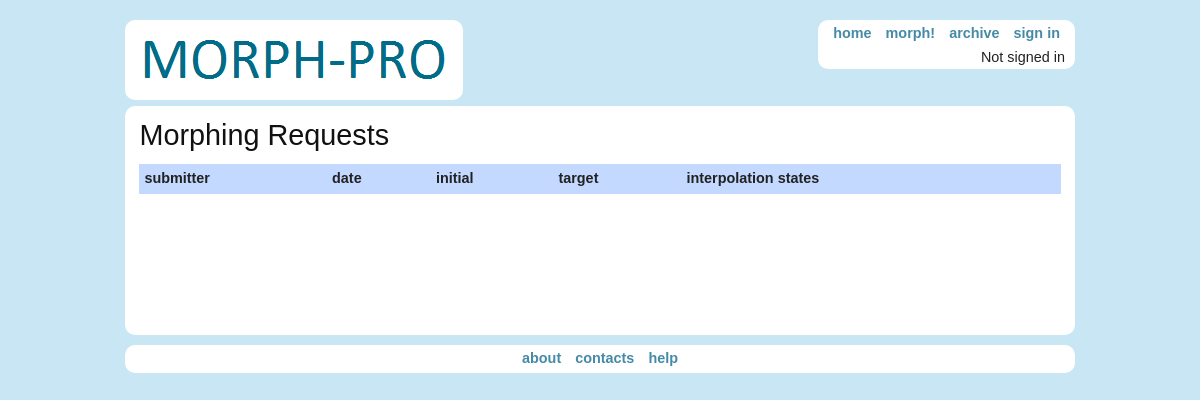
The app's page /morph/archive, older data.
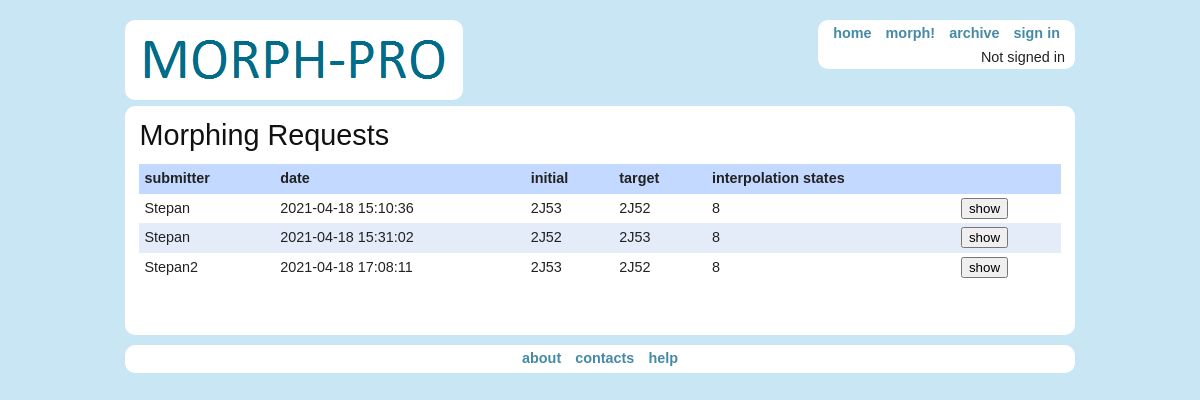
The same page, newer data.
### morphserverapp/models.py (models this page shows, shortened)
class User(models.Model):
    name = models.CharField(max_length=256)
    email = models.EmailField(unique=True)
    password = models.CharField(max_length=256)
    user_created_at = models.DateTimeField()
    user_updated_at = models.DateTimeField()

class MorphRequest(models.Model):
    author = models.IntegerField()
    protein_a_name = models.CharField(max_length=256)
    protein_b_name = models.CharField(max_length=256)
    morphing_count = models.IntegerField()
    auto_interpolation = models.BooleanField(default=False)
    created_at = models.DateTimeField()

### morphserverapp/views.py (the view)
# urls.py: path('morph/archive',views.archive, name='archive'),
def archive(request):
    archive_template = loader.get_template('morphserverapp/archive.html')
    all_mr_table = []
    for mr in MorphRequest.objects.all():
        try:
            if mr.author != 0:
                author = User.objects.get(pk=mr.author).name
            else:
                author = 'Anonymous'
        except User.DoesNotExist:
            return HttpResponseRedirect('../')
        all_mr_table.append([str(author),str(mr.created_at)[:len(str(mr.created_at))-7],str(mr.protein_a_name),str(mr.protein_b_name),
                         str(mr.morphing_count),'/morph/'+str(mr.id)])
    return HttpResponse(archive_template.render({'morph_requests':all_mr_table,'user_greeting':request.session.get('name')},request))

### morphserverapp/templates/morphserverapp/archive.html (shortened to what this page needs)
<!DOCTYPE html>
<html>
{% load static %}
<head>
<link rel="stylesheet" media="screen" href="{% static 'stylesheets/blueprint/screen.css' %}" />
<link rel="stylesheet" media="print" href="{% static 'stylesheets/blueprint/print.css' %}" />
<link rel="stylesheet" media="screen" href="{% static 'stylesheets/blueprint/ie.css' %}" />
<link rel="stylesheet" media="screen" href="{% static 'stylesheets/custom.css' %}" />
<link rel="stylesheet" media="screen" href="{% static 'stylesheets/common.css' %}" />
<link rel="stylesheet" media="screen" href="{% static 'stylesheets/pages.css' %}" />
</head>
<body>
  <div class="container">
    <header>
  <a href="/"><img alt="Morphing server" class="round" src="{% static 'images/logo.png' %}" /></a>
<nav class="round">
  <ul>
    <li><a href="/">home</a></li>
    <li><a href="/morph/new">morph!</a></li>
    <li><a href="/morph/archive">archive</a></li>
      {% if user_greeting %}
      <li> <a href="/user/sign_out">sign out</a></li>
      {% else %}
      <li> <a href="/user/sign_in">sign in</a></li>
      {% endif %}
  </ul>
  <div id="user-greeting">
      {% if user_greeting %}
        Signed in as <strong>{{user_greeting}}</strong>
      {% else %}
        Not signed in
      {% endif %}
  </div>
</nav>
</header>
    <section class="round">
      <h1>Morphing Requests</h1>
<table id="index-morph-requests">
    <thead>
    <tr>
      <th>submitter</th>
      <th>date</th>
      <th>initial</th>
      <th>target</th>
      <th>interpolation states</th>
      <th></th>
    </tr>
    </thead>
    <tbody>
    {% if morph_requests|length > 0 %}
    {% for morph_request in morph_requests %}
      <tr>
          {% for val in morph_request|slice:":5" %}
          <td>{{val}}</td>
          {% endfor %}
          <td>
              <form class="button_to" method="get" action="{{morph_request|last}}"><input type="submit" value="show"></form>
          </td>
    {% endfor %}
    {% endif %}
    </tbody>
</table>
    </section>
    <footer>
  <nav class="round">
      <ul>
        <li><a href="/about">about</a></li>
        <li><a href="/contacts">contacts</a></li>
        <li><a href="/help">help</a></li>
      </ul>
  </nav>
</footer>
  </div>
</body>
</html>

Row changes from the older to the newer data that the page shows:
now on this page (row edited): User: morph_request "Stepan" "Stepan"
added MorphRequest: morph_request "2J53" "2J52"
added MorphRequest: morph_request "2J52" "2J53"
added User: morph_request "Stepan2"
added MorphRequest: morph_request "2J53" "2J52"
Text that changed along with them:
new list line: "2021-04-18 15:10:36 8 show"
new list line: "2021-04-18 15:31:02 8 show"
new list line: "2021-04-18 17:08:11 8 show"
